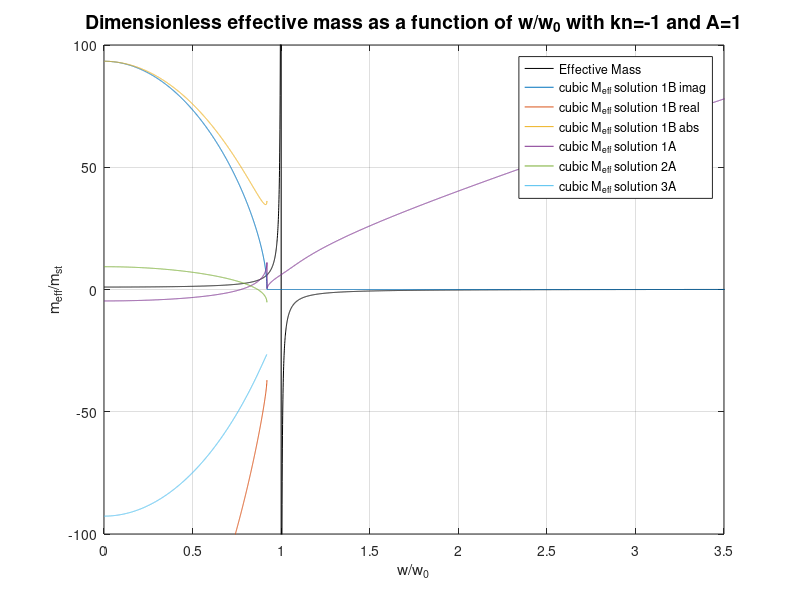

MATLAB code for this plot:
%% solving the duffing equation theoretically to get our amplitude vs frequency curves

clear all
% close all
m=1;
kl=1e+3; %linear stiffness, k2
kn=-1; %nonlinear stiffness
c=1; %damping
f=200; %forcing amplitude 
m1=0.1;
m2=0.9;
% w=150;
mst=m1+m2;
%-------------------------------------------------
w0=sqrt(kl/m2);
A=1;
% omega=w/w0;
% syms u

% n=1;
% % for w=4:0.1:8
% w=5;
%     equ=w0+3/8*(kn/w0)*u^2+sqrt((-1+A/(u^2)))-w;  
%     dis=solve(equ,u); %,'MaxDegree',3);
%     n=n+1;
%     S=double(dis);
% % end

%-------------------------------------------------
%% Displacement parameter 
% Y=cuberoot(sqrt(X+H)+G)
row=0;
% for omega=0:0.1:3.5
%     row=row+1;
%     X=(64/(243*kn^3))*(((kl^3)/3)-((m2^3*w0^6*omega^6)/3)-kl^2*m2*w0^2*omega^2+kl*m2^2*w0^4*omega^4);
%     H=(4*m2^2*w0^4*omega^4*A^2)/(9*kn^2);
%     G=(2*m2*w0^2*omega^2*A)/(3*kn);
%     Y=G+sqrt(X+H);
%     if isreal(Y)==1;
%         V=nthroot(Y,3);
%         array(row,1)=V;
%     else 
%         % complex number roots
%         theta=atan2(imag(Y),real(Y));
%         r=sqrt(abs(Y));
%         for m=1:3
%             cis=2*pi*m/3+theta/3;
%             root1=r^(1/3)*(cos(cis)+1i*sin(cis));
%             array(row,m)=root1;
%         end
%     end
%     
%    
% end
%% Effective Mass calculations
% m_eff =[m_eff1 m_eff2]
% upsilon is the displacement parameter calculated above
%------------------------------------------------------------
% linear case

w=linspace(0,200,10000);
var3=(w/w0).^2;
omega=(w/w0);
var4=1-var3;
m_eff_linear=1+((m2/m1)/(1+(m2/m1))*((var3))./(var4));
%------------------------------------------------------------
% displacement calcs
X=(64/(243*(kn^3)))*(((kl^3)/3)-((m2^3*w0^6*omega.^6)/3)-(kl^2*m2*w0^2*var3)+(kl*m2^2*w0^4*omega.^4));
H=(4*m2^2*w0^4*omega.^4*A^2)/(9*(kn^2));
G=(2*m2*w0^2*var3*A)/(3*kn);
row=0;
for duu=1:length(w)
    row=row+1;
    S(duu)=G(duu)+sqrt(X(duu)+H(duu));
    if isreal(S(duu))==1
        V=nthroot(S(duu),3);
        array(row,1)=V;
    else
        % complex number roots
        theta=atan2(imag(S(duu)),real(S(duu)));
        r=sqrt(abs(S(duu)));
        for m=1:3
            cis=2*pi*(m/3)+(theta/3);
            root1=r^(1/3)*(cos(cis)+1i*sin(cis));
            array(row,m)=root1;
        end
    end
        
end

%------------------------------------------------------------
% new effective mass calcs
Y=array(:,1);
upsilon=Y.^2;
%------------------------------------------------------------
% First solution (no plus/minus)
m_eff1=mst-(4*m2^2*w0^2*(var4)-(9*kn*m2*upsilon'))./(4*kn*Y'*A);
% alpha1=real(m_eff1);
alpha1=imag(m_eff1);
% alpha1=abs(m_eff1);
% alpha1=[mmf1A_1;mmf1A_2;mmf1A_3];
%------------------------------------------------------------
% Second solution (no plus/minus)
Y=array(:,2);
upsilon=Y.^2;
m_eff2=mst-(4*m2^2*w0^2*(var4)-(9*kn*m2*upsilon'))./(4*kn*Y'*A);
alpha2=imag(m_eff2);
% alpha2=real(m_eff2);
% alpha2=abs(m_eff2);
% alpha2=[mmf21;mmf22;mmf23];
%------------------------------------------------------------
% Third solution (no plus/minus)
Y=array(:,3);
upsilon=Y.^2;
m_eff3=mst-(4*m2^2*w0^2*(var4)-(9*kn*m2*upsilon'))./(4*kn*Y'*A);
alpha3=imag(m_eff3);
% alpha3=real(m_eff3);
% alpha3=abs(m_eff3);
% alpha3=[mmf31;mmf32;mmf33];
%------------------------------------------------------------
% Second solution (plus/minus)
% first solution of displacement
Y=array(:,1);
upsilon=Y.^2;
m_eff2_A=mst+(4*m2^2*w0^2*(var4)*(sqrt(3i)+1)+9*kn*m2*upsilon'*(sqrt(3i)-1))./(18*kn*Y'*A);
alpha4=imag(m_eff2_A);
% alpha4=real(m_eff2_A);
% alpha4=abs(m_eff2_A);
% alpha4=[mmf2A_1; mmf2A_2; mmf2A_3];
%------------------------------------------------------------
% Second solution (plus/minus)
% second solution of displacement
Y=array(:,2);
upsilon=Y.^2;
m_eff2_B=mst+(4*m2^2*w0^2*(var4)*(sqrt(3i)-1)-9*kn*m2*upsilon'*(sqrt(3i)-1))./(18*kn*Y'*A);
alpha5=imag(m_eff2_B);
% alpha5=real(m_eff2_B);
% alpha5=abs(m_eff2_B);
% alpha5=[mmf2B_1;mmf2B_2;mmf2B_3];
%------------------------------------------------------------
Y=array(:,3);
upsilon=Y.^2;
m_eff2_C=mst+(4*m2^2*w0^2*(var4)*(sqrt(3i)+1)+9*kn*m2*upsilon'*(sqrt(3i)-1))./(18*kn*Y'*A);
alpha6=imag(m_eff2_C);
% alpha6=real(m_eff2_C);
% alpha6=abs(m_eff2_C);
% alpha6=[mmf2C_1;mmf2C_2;mmf2C_3];
%------------------------------------------------------------
% Second solution (plus/minus)
% second solution of displacement
% figure
% plot((omega),m_eff_linear,'k',omega,mmf1,omega,mmf2,omega,mmf3,'b',omega,mmf2A,omega,mmf2B,omega,mmf2C)
plot(omega,m_eff_linear,'k',omega,alpha1,omega,alpha2,omega,alpha3,omega,alpha4,omega,alpha5,omega,alpha6)
grid on
xlabel 'w/w_0'
ylabel 'm_{eff}/m_{st}'
% line([0 5],[0 0],'LineWidth',1,'Color','red')
str=sprintf('Dimensionless effective mass as a function of w/w_0 with kn=%d and A=%d',kn,A);
title(str,'FontSize',14)
axis([0 3.5 -100 100])
legend 'Effective Mass' 'cubic M_{eff} solution 1B imag' 'cubic M_{eff} solution 1B real' 'cubic M_{eff} solution 1B abs' 'cubic M_{eff} solution 1A' 'cubic M_{eff} solution 2A' 'cubic M_{eff} solution 3A' 
% 
hold on
% omega=[0:0.1:3.5];
% for ii=1:11
%     upsilon=array(ii,1);
%     
%     m_eff1=mst-(4*m2^2*w0^2*(1-omega(ii))-9*kn*m2*upsilon^2)/(4*kn*upsilon*A);
%     m_eff2=mst+(4*m2^2*w0^2*(1-omega(ii))*(sqrt(3i)+1)-9*kn*m2*upsilon^2*(sqrt(3i)+1))/(18*kn*upsilon*A);
%     m_eff(ii,:)=[m_eff1 m_eff2];
%     
% end
% hold on
% plot(omega(1:11),-m_eff(1:11,1))